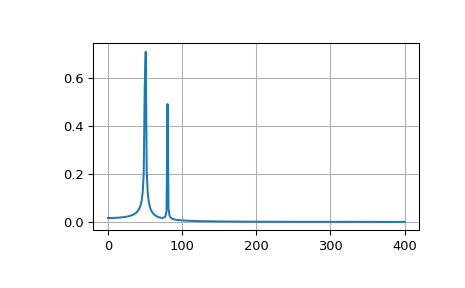

Recreate this plot in Python.
from scipy.fft import fft
# Number of sample points
N = 600
# sample spacing
T = 1.0 / 800.0
x = np.linspace(0.0, N*T, N)
y = np.sin(50.0 * 2.0*np.pi*x) + 0.5*np.sin(80.0 * 2.0*np.pi*x)
yf = fft(y)
xf = np.linspace(0.0, 1.0/(2.0*T), N//2)
import matplotlib.pyplot as plt
plt.plot(xf, 2.0/N * np.abs(yf[0:N//2]))
plt.grid()
plt.show()
